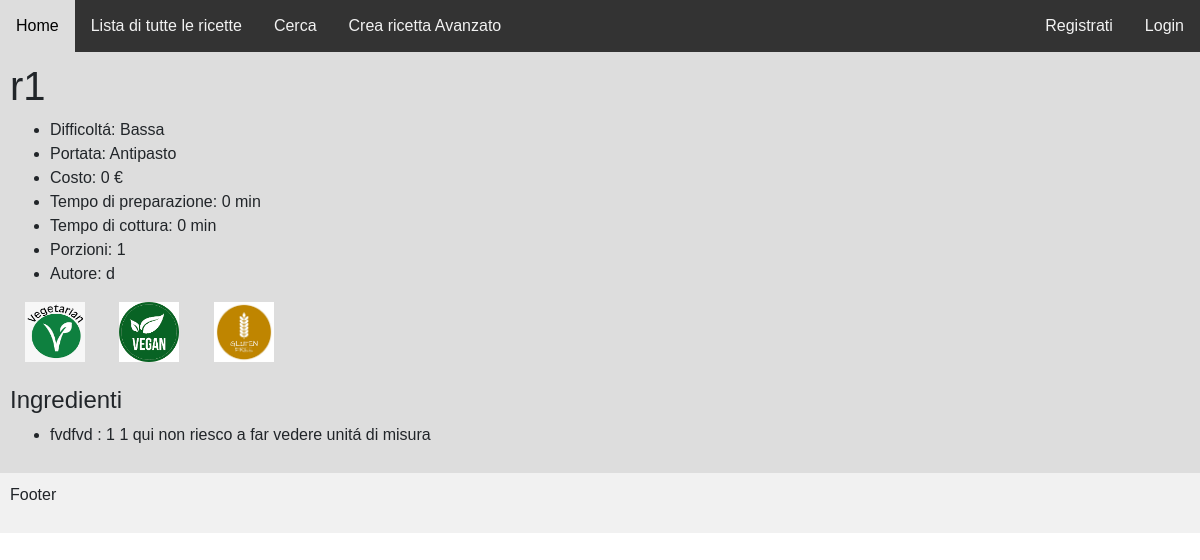
The app's page /ricetta/2/ with its own data.
### gestione/models.py (models this page shows, shortened)
class Ricetta(models.Model):
    nome = models.CharField(max_length=50)
    difficoltá = models.CharField(max_length=50, choices=DIFFICOLTA_CHOICES, default="Bassa")
    portata = models.CharField(max_length=50, choices = PORTATA_CHOICES, default="Primo")
    costo = models.IntegerField(default=0)
    tempo_preparazione = models.IntegerField(default=0)
    tempo_cottura = models.IntegerField(default=0)
    porzioni = models.IntegerField(default=1)
    vegetariano = models.BooleanField(default = False)
    vegano = models.BooleanField(default = False)
    gluten_free = models.BooleanField(default = False)
    immagine = models.ImageField(null=True, blank=True)
    utente = models.ForeignKey(User, on_delete = models.CASCADE, blank=True, null=True, default=None, related_name = "non_so_cosa_vada")
    class Meta:
        verbose_name_plural = "Ricette"

class Ingredient(models.Model):
    nome = models.CharField(max_length=50, default=None, null=True)
    quantitá = models.IntegerField(default=None, null=True)
    unita_di_misura = models.CharField(default="grammi", choices=UNITA_DI_MISURA_CHOICES, max_length=50)
    ricetta = models.ForeignKey(Ricetta, on_delete=models.CASCADE, related_name="ingredients")
    class Meta:
        verbose_name_plural = "Ingredienti"

### gestione/views.py (the view)
# urls.py: path("ricetta/<pk>/", views.ricetta_detail_view, name="ricetta"),
def ricetta_detail_view(request, pk):
    ricetta = Ricetta.objects.get(pk=pk)
    ingredienti = Ingredient.objects.filter(ricetta = pk).values
    context = {
        'ricetta' : ricetta,
        'ingredienti' : ingredienti
    }
    return render(request, "gestione/ricetta_details.html", context)

### gestione/templates/gestione/ricetta_details.html (shortened to what this page needs)
{% extends "base.html" %}
{% block content %}
    <h1> {{ricetta.nome}} </h1>
    {% if ricetta.immagine %}
        {% load static %}<img src="{% static ricetta.immagine.url %}" width="500" height="300" align=right Hspace="15" Vspace="0" Border="0">
    {% endif %}
    <ul>
        <li> Difficoltá: {{ ricetta.get_difficoltá_display }} </li>
        <li> Portata: {{ ricetta.get_portata_display }} </li>
        <li> Costo: {{ ricetta.costo }} € </li>
        <li> Tempo di preparazione: {{ ricetta.tempo_preparazione }} min </li>
        <li> Tempo di cottura: {{ ricetta.tempo_cottura }} min </li>
        <li> Porzioni: {{ ricetta.porzioni }} </li>
        <li> Autore: {{ ricetta.utente }} </li>
    </ul>
    {% if ricetta.vegetariano %}
        <img src={% static "static/img/vetarian_simbol.png" %} width="60" height="60" Hspace="15" Vspace="0" Border="0">
    {% endif %}
    {% if ricetta.vegano %}
        <img src={% static "static/img/vegan_simbol.png" %} width="60" height="60" Hspace="15" Vspace="0" Border="0">
    {% endif %}
    {% if ricetta.gluten_free %}
        <img src={% static "static/img/gluten_free_simbol.jpg" %} width="60" height="60" Hspace="15" Vspace="0" Border="0">
    {% endif %}
    <br> <br>
    <h4> Ingredienti </h4>
    <ul>
        {% for ingrediente in ingredienti %}
            {% if ingrediente.nome %}
                <li>{{ ingrediente.nome }} : {{ ingrediente.quantitá }} {{ ingrediente.unita_di_misura }} {{ ingrediente.get_unita_di_misura_display }} qui non riesco a far vedere unitá di misura</li>
            {% endif %}
        {% endfor %}
    </ul>
{% endblock %}

### static/css/style.css (style rules this page uses)
* { box-sizing: border-box; font-family: Arial, Helvetica, sans-serif; }
body { font-family: Arial, Helvetica, sans-serif; }

### records on screen
Ricetta: nome "r1", difficoltá "Bassa", portata "Antipasto", costo "0", tempo_preparazione "0", tempo_cottura "0", porzioni "1", utente "d"
Ingredient: nome "fvdfvd", quantitá "1", unita_di_misura "1"
